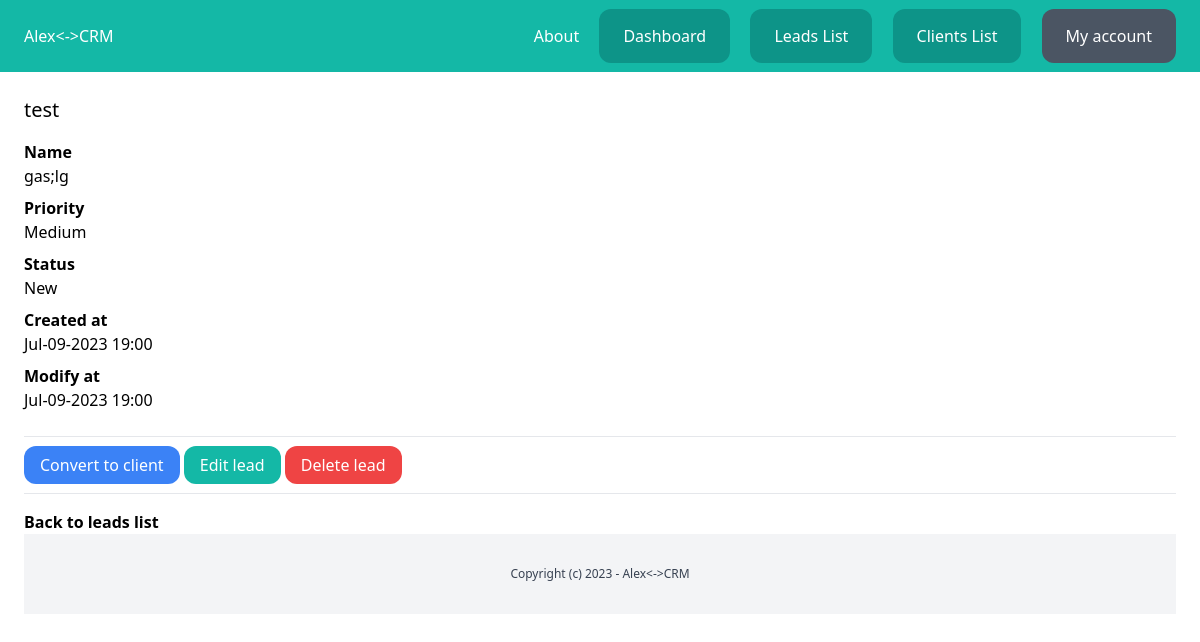
The page /dashboard/lead/9/ (signed in) on the database its author committed.
### lead/models.py (models this page shows, shortened)
class Lead(models.Model):
    LOW = 'low'
    MEDIUM = 'medium'
    HIGH = 'high'
    CHOISE_PRIORITY = (
        (LOW, 'Low'),
        (MEDIUM, 'Medium'),
        (HIGH, 'High'),
    )
    NEW = 'new'
    CONTACTED = 'contacted'
    WON = 'won'
    LOST = 'lost'
    CHOICES_STATUS = (
        (NEW, 'New'),
        (CONTACTED, 'Contacted'),
        (WON, 'Won'),
        (LOST, 'Lost'),
    )
    team= models.ForeignKey(Team, related_name='leads', on_delete=models.CASCADE)
    name = models.CharField(max_length=250)
    email = models.EmailField()
    description = models.TextField(blank=True, null=True)
    priority = models.CharField(max_length=20, choices=CHOISE_PRIORITY, default=MEDIUM)
    status = models.CharField(max_length=20, choices=CHOICES_STATUS, default=NEW)
    converted_to_client = models.BooleanField(default=False)
    create_by = models.ForeignKey(User, related_name='leads', on_delete=models.CASCADE)
    create_at = models.DateTimeField(auto_now_add=True)
    modified_at = models.DateTimeField(auto_now=True) #automatically updated
    class Meta:
        ordering = ('name',)

### lead/views.py (the view)
# urls.py: path('<int:pk>/', views.leads_detail, name='leads_detail'),
@login_required
def leads_detail(request, pk):
    lead = get_object_or_404(Lead,create_by=request.user, pk=pk)
    return render(request, 'lead/leads_detail.html', {
        'lead': lead
    })

### lead/templates/lead/leads_detail.html (shortened to what this page needs)
{% extends 'core/base.html' %}
{% block content %}
    <div class="py-6 px-6">
        <h1 class="mb-4 text-xl">{{ lead.name }}</h1>
        {% if lead.description %}
            <p class="font-semibold">Name</p>
            <p class="mb-2">{{ lead.description }}</p>
        {% endif %}
        <p class="font-semibold">Priority</p>
        <p class="mb-2">{{ lead.get_priority_display }}</p>
        <p class="font-semibold">Status</p>
        <p class="mb-2">{{ lead.get_status_display }}</p>
        <p class="font-semibold">Created at</p>
        <p class="mb-2">{{ lead.create_at|date:"M-d-Y H:i" }}</p>
        <p class="font-semibold">Modify at</p>
        <p class="mb-6">{{ lead.modified_at|date:"M-d-Y H:i" }}</p>
        <hr class="my-4">
        <a href="{% url 'leads_convert' lead.id %}" class="py-2 px-4 rounded-xl bg-blue-500 text-white">Convert to client</a>
        <a href="{% url 'leads_edit' lead.id %}" class="py-2 px-4 rounded-xl bg-teal-500 text-white">Edit lead</a>
        <a href="{% url 'leads_delete' lead.id %}" class="py-2 px-4 rounded-xl bg-red-500 text-white">Delete lead</a>
        <hr class="my-4">
        <a class="font-semibold" href="{% url 'leads_list' %}">Back to leads list</a>
{% endblock%}

### rows shown on the page
Lead: name "test", description "gas;lg", priority "Medium", status "New", create_at "Jul-09-2023 19:00", modified_at "Jul-09-2023 19:00"
